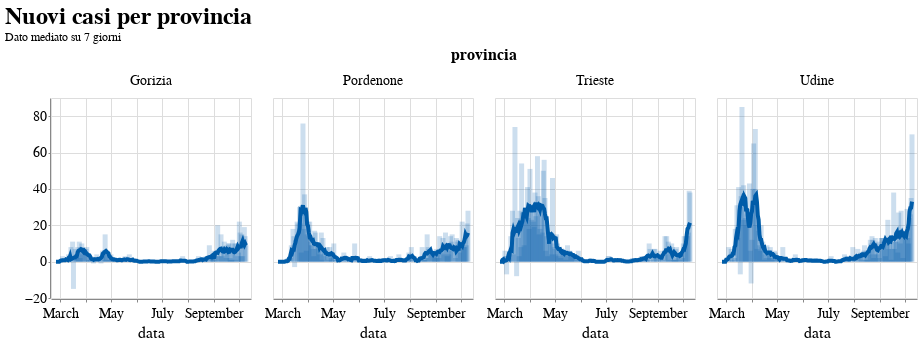

Notebook source saved alongside this figure:
### Code cell
base = alt.Chart().transform_window(
    averaged='mean(nuovi_positivi)',
    frame=[-4,3],
    groupby=['provincia']
).encode(
    x='data:T',
    tooltip=['data', 'provincia', 'totale_casi', 'nuovi_positivi', 'incremento']
).properties(
    height=200,
    width=200,
)

c1 = base.mark_line().encode(
    y=alt.Y('averaged:Q', title=''),
)

c2 = base.mark_bar(opacity=0.2, width=5).encode(
    y=alt.Y('nuovi_positivi', title=''),

)

alt.layer(c1, c2, data=prov_df).facet(facet='provincia:N', columns=4).properties(
    title={
      "text": ['Nuovi casi per provincia'], 
      "subtitle": ["Dato mediato su 7 giorni"]
    }
).interactive()

### Figure 1 — Vega-Lite specification as saved in the notebook (floating-point values rounded to 4 significant figures; data arrays with more than 128 entries replaced by an {"elided": "..."} marker saying what was removed)
{"config": {"view": {"width": 600, "height": 400}, "background": "#ffffff", "title": {"anchor": "start", "font": "Source Sans Pro, Arial, sans", "fontColor": "#000000", "fontSize": 24, "fontWeight": "bold"}, "arc": {"fill": "#005DA9"}, "area": {"fill": "#005DA9"}, "line": {"stroke": "#005DA9", "strokeWidth": 4}, "path": {"stroke": "#005DA9"}, "rect": {"fill": "#005DA9"}, "shape": {"stroke": "#005DA9"}, "bar": {"fill": "#005DA9"}, "point": {"stroke": "#005DA9"}, "symbol": {"fill": "#005DA9", "size": 60}, "axis": {"titleFont": "Source Sans Pro, sans", "titleFontSize": 16, "titleFontWeight": "normal", "labelFont": "Source Sans Pro, sans", "labelFontSize": 14, "labelFontWeight": "normal"}, "axisX": {"labelAngle": 0, "labelPadding": 4, "tickSize": 3}, "axisY": {"labelBaseline": "middle", "maxExtent": 45, "minExtent": 45, "tickSize": 2, "titleAlign": "left", "titleAngle": 0, "titleX": -45, "titleY": -11}, "headerFacet": {"titleFontSize": 16, "labelFontSize": 14}, "headerRow": {"titleFontSize": 16, "labelFontSize": 14}, "headerColumn": {"titleFontSize": 16, "labelFontSize": 14}, "legend": {"titleFont": "Source Sans Pro, sans", "titleFontSize": 16, "titleFontWeight": "normal", "symbolType": "circle", "labelFont": "Source Sans Pro, sans", "labelFontSize": 15}, "range": {"category": ["#AB377A", "#AEC067", "#9BC3B7", "#928285", "#F07F3C", "#FFE054", "#E30034", "#005DA9", "#644F54", "#5EA290", "#769F3B", "#812161", "#E36319", "#F5C631"]}}, "data": {"name": "data-a8870962fd3b13af6087699193fc81a6"}, "facet": {"type": "nominal", "field": "provincia"}, "spec": {"layer": [{"mark": "line", "encoding": {"tooltip": [{"type": "temporal", "field": "data"}, {"type": "nominal", "field": "provincia"}, {"type": "quantitative", "field": "totale_casi"}, {"type": "quantitative", "field": "nuovi_positivi"}, {"type": "quantitative", "field": "incremento"}], "x": {"type": "temporal", "field": "data"}, "y": {"type": "quantitative", "field": "averaged", "title": ""}}, "height": 200, "selection": {"selector004": {"type": "interval", "bind": "scales", "encodings": ["x", "y"]}}, "transform": [{"window": [{"op": "mean", "field": "nuovi_positivi", "as": "averaged"}], "frame": [-4, 3], "groupby": ["provincia"]}], "width": 200}, {"mark": {"type": "bar", "opacity": 0.2, "width": 5}, "encoding": {"tooltip": [{"type": "temporal", "field": "data"}, {"type": "nominal", "field": "provincia"}, {"type": "quantitative", "field": "totale_casi"}, {"type": "quantitative", "field": "nuovi_positivi"}, {"type": "quantitative", "field": "incremento"}], "x": {"type": "temporal", "field": "data"}, "y": {"type": "quantitative", "field": "nuovi_positivi", "title": ""}}, "height": 200, "transform": [{"window": [{"op": "mean", "field": "nuovi_positivi", "as": "averaged"}], "frame": [-4, 3], "groupby": ["provincia"]}], "width": 200}]}, "columns": 4, "title": {"text": ["Nuovi casi per provincia"], "subtitle": ["Dato mediato su 7 giorni"]}, "$schema": "https://vega.github.io/schema/vega-lite/v4.8.1.json", "datasets": {"data-a8870962fd3b13af6087699193fc81a6": {"elided": "916 records"}}}
